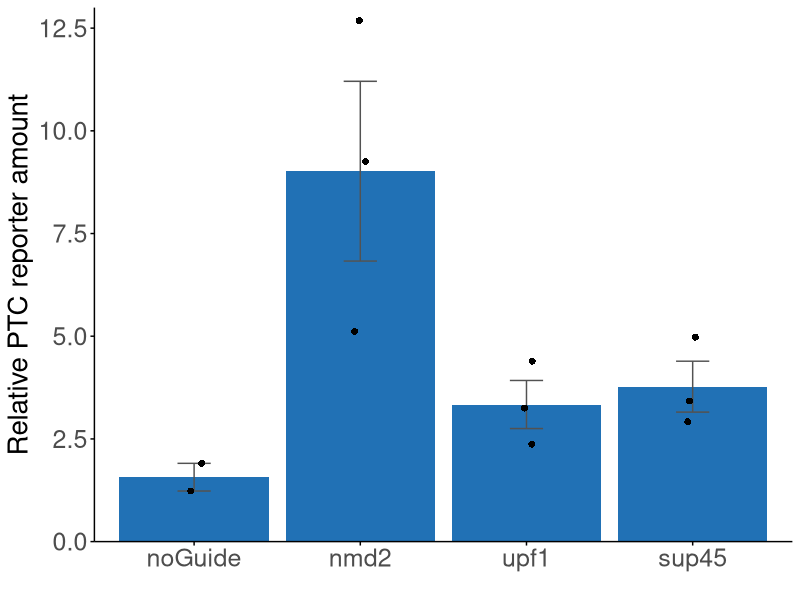

Recreate this plot in R.
library(ggplot2)
library(ggpubr)
setwd("~/CiBERopt_main/CiberOpt_fig4/nmd_validation_qPCR/")

cq = read.csv("nmd_validation_cq.csv")
#collapse technical replicates
cq = aggregate(Ct..dR. ~ label, cq, mean)
cq$target = sapply(strsplit(cq$label,'_'),'[[',3)
cq$condition = paste0(sapply(strsplit(cq$label,'_'),'[[',1),'_',sapply(strsplit(cq$label,'_'),'[[',2))


df = as.data.frame.matrix(t(xtabs(Ct..dR. ~ target + condition,cq)))

df$condition = sapply(strsplit(rownames(df),'_'),'[[',1)
df$condition = factor(df$condition, levels=c('noGuide','nmd2','upf1','sup45'))

df$diff = 2^-(df$YFP-df$mScarlet)

qpcr_plot = ggplot(df, aes(x=condition, y=diff, fill='black')) + 
  geom_bar(position='dodge', stat='summary',fun.y='mean', fill='#2171b5')+ 
  geom_errorbar(stat = 'summary', position = 'dodge', width = 0.2,color='#525252') + 
  geom_point(aes(x = condition), shape = 16, size = 2, 
             position = position_jitterdodge(jitter.width = 0.1, dodge.width = 1)) + 
  theme_classic() + ylab('Relative PTC reporter amount') + xlab('') + 
  scale_y_continuous(expand=c(0.0,0.0),limits=c(0,13)) +
  theme(panel.grid = element_blank(),
        axis.line = element_line(color = "black"),
        axis.ticks = element_line(color = "black",),
        axis.ticks.length = unit(0.1,'cm'),
        axis.text = element_text(size=18),
        axis.title.y=element_text(size=20),
        legend.position = "none",
        panel.border = element_blank())

if(!file.exists('nmd_validation.pdf')){
  ggsave('nmd_validation.pdf',qpcr_plot, height=3,width=2.5, units = 'in')
}
